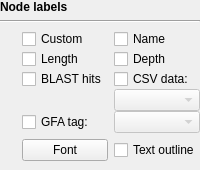
         <widget class="QWidget" name="nodeLabelsWidget" native="true">
          <property name="enabled">
           <bool>true</bool>
          </property>
          <layout class="QVBoxLayout" name="verticalLayout_7">
           <property name="leftMargin">
            <number>0</number>
           </property>
           <property name="topMargin">
            <number>0</number>
           </property>
           <property name="rightMargin">
            <number>0</number>
           </property>
           <property name="bottomMargin">
            <number>0</number>
           </property>
           <item>
            <widget class="QLabel" name="nodeLabelsG">
             <property name="font">
              <font>
               <weight>75</weight>
               <bold>true</bold>
              </font>
             </property>
             <property name="text">
              <string>Node labels</string>
             </property>
            </widget>
           </item>
           <item>
            <widget class="Line" name="line_6">
             <property name="orientation">
              <enum>Qt::Horizontal</enum>
             </property>
            </widget>
           </item>
           <item>
            <widget class="QWidget" name="widget_8" native="true">
             <layout class="QGridLayout" name="gridLayout_7">
              <property name="leftMargin">
               <number>0</number>
              </property>
              <property name="topMargin">
               <number>0</number>
              </property>
              <property name="rightMargin">
               <number>0</number>
              </property>
              <item row="0" column="0">
               <widget class="InfoTextWidget" name="nodeLabelsInfoText" native="true">
                <property name="sizePolicy">
                 <sizepolicy hsizetype="Fixed" vsizetype="Fixed">
                  <horstretch>0</horstretch>
                  <verstretch>0</verstretch>
                 </sizepolicy>
                </property>
                <property name="minimumSize">
                 <size>
                  <width>16</width>
                  <height>16</height>
                 </size>
                </property>
               </widget>
              </item>
              <item row="1" column="0">
               <widget class="InfoTextWidget" name="nodeFontInfoText" native="true">
                <property name="sizePolicy">
                 <sizepolicy hsizetype="Fixed" vsizetype="Fixed">
                  <horstretch>0</horstretch>
                  <verstretch>0</verstretch>
                 </sizepolicy>
                </property>
                <property name="minimumSize">
                 <size>
                  <width>16</width>
                  <height>16</height>
                 </size>
                </property>
               </widget>
              </item>
              <item row="1" column="1">
               <widget class="QPushButton" name="fontButton">
                <property name="focusPolicy">
                 <enum>Qt::StrongFocus</enum>
                </property>
                <property name="text">
                 <string>Font</string>
                </property>
               </widget>
              </item>
              <item row="1" column="2">
               <widget class="QCheckBox" name="textOutlineCheckBox">
                <property name="focusPolicy">
                 <enum>Qt::StrongFocus</enum>
                </property>
                <property name="text">
                 <string>Text outline</string>
                </property>
               </widget>
              </item>
              <item row="0" column="1" colspan="2">
               <widget class="QWidget" name="widget_13" native="true">
                <layout class="QGridLayout" name="gridLayout_3">
                 <property name="leftMargin">
                  <number>0</number>
                 </property>
                 <property name="topMargin">
                  <number>0</number>
                 </property>
                 <property name="rightMargin">
                  <number>0</number>
                 </property>
                 <property name="bottomMargin">
                  <number>0</number>
                 </property>
                 <property name="verticalSpacing">
                  <number>0</number>
                 </property>
                 <item row="0" column="0">
                  <widget class="QCheckBox" name="nodeCustomLabelsCheckBox">
                   <property name="focusPolicy">
                    <enum>Qt::StrongFocus</enum>
                   </property>
                   <property name="text">
                    <string>Custom</string>
                   </property>
                  </widget>
                 </item>
                 <item row="0" column="1">
                  <widget class="QCheckBox" name="nodeNamesCheckBox">
                   <property name="focusPolicy">
                    <enum>Qt::StrongFocus</enum>
                   </property>
                   <property name="text">
                    <string>Name</string>
                   </property>
                  </widget>
                 </item>
                 <item row="1" column="0">
                  <widget class="QCheckBox" name="nodeLengthsCheckBox">
                   <property name="focusPolicy">
                    <enum>Qt::StrongFocus</enum>
                   </property>
                   <property name="text">
                    <string>Length</string>
                   </property>
                  </widget>
                 </item>
                 <item row="1" column="1">
                  <widget class="QCheckBox" name="nodeDepthCheckBox">
                   <property name="focusPolicy">
                    <enum>Qt::StrongFocus</enum>
                   </property>
                   <property name="text">
                    <string>Depth</string>
                   </property>
                  </widget>
                 </item>
                 <item row="3" column="0">
                  <widget class="QCheckBox" name="blastHitsCheckBox">
                   <property name="focusPolicy">
                    <enum>Qt::StrongFocus</enum>
                   </property>
                   <property name="text">
                    <string>BLAST hits</string>
                   </property>
                  </widget>
                 </item>
                 <item row="4" column="1">
                  <widget class="QComboBox" name="csvComboBox">
                   <property name="enabled">
                    <bool>false</bool>
                   </property>
                   <property name="focusPolicy">
                    <enum>Qt::StrongFocus</enum>
                   </property>
                  </widget>
                 </item>
                 <item row="3" column="1">
                  <widget class="QCheckBox" name="csvCheckBox">
                   <property name="focusPolicy">
                    <enum>Qt::StrongFocus</enum>
                   </property>
                   <property name="text">
                    <string>CSV data:</string>
                   </property>
                  </widget>
                 </item>
                 <item row="5" column="0">
                  <widget class="QCheckBox" name="gfaTagCheckBox">
                   <property name="focusPolicy">
                    <enum>Qt::StrongFocus</enum>
                   </property>
                   <property name="text">
                    <string>GFA tag:</string>
                   </property>
                  </widget>
                 </item>
                 <item row="5" column="1">
                  <widget class="QComboBox" name="gfaTagComboBox">
                   <property name="enabled">
                    <bool>false</bool>
                   </property>
                   <property name="focusPolicy">
                    <enum>Qt::StrongFocus</enum>
                   </property>
                  </widget>
                 </item>
                </layout>
               </widget>
              </item>
             </layout>
            </widget>
           </item>
          </layout>
         </widget>
